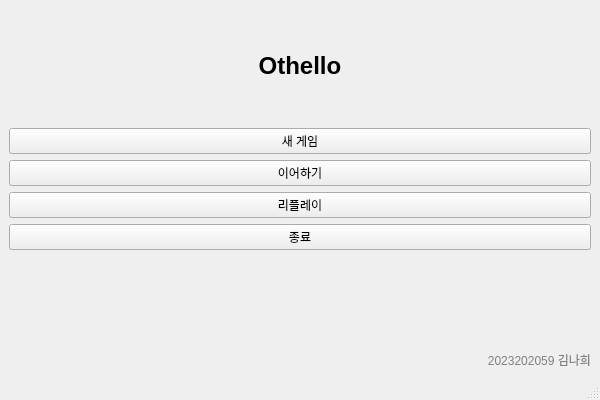
<?xml version="1.0" encoding="UTF-8"?>
<ui version="4.0">
 <class>MainWindow</class>
 <widget class="QMainWindow" name="MainWindow">
  <property name="geometry">
   <rect>
    <x>0</x>
    <y>0</y>
    <width>600</width>
    <height>400</height>
   </rect>
  </property>
  <property name="windowTitle">
   <string>Othello</string>
  </property>
  <widget class="QWidget" name="centralwidget">
   <layout class="QVBoxLayout" name="verticalLayout">
    <item>
     <widget class="QLabel" name="titleLabel">
      <property name="text">
       <string>Othello</string>
      </property>
      <property name="alignment">
       <set>Qt::AlignCenter</set>
      </property>
      <property name="styleSheet">
       <string notr="true">font-size: 24px; font-weight: bold;</string>
      </property>
     </widget>
    </item>
    <item>
     <widget class="QPushButton" name="newGameButton">
      <property name="text">
       <string>새 게임</string>
      </property>
     </widget>
    </item>
    <item>
     <widget class="QPushButton" name="continueButton">
      <property name="text">
       <string>이어하기</string>
      </property>
     </widget>
    </item>
    <item>
     <widget class="QPushButton" name="replayButton">
      <property name="text">
       <string>리플레이</string>
      </property>
     </widget>
    </item>
    <item>
     <widget class="QPushButton" name="exitButton">
      <property name="text">
       <string>종료</string>
      </property>
     </widget>
    </item>
    <item>
     <widget class="QLabel" name="infoLabel">
      <property name="text">
       <string>2023202059 김나희</string>
      </property>
      <property name="alignment">
       <set>Qt::AlignRight|Qt::AlignBottom</set>
      </property>
      <property name="styleSheet">
       <string notr="true">color: gray; font-size: 12px;</string>
      </property>
     </widget>
    </item>
   </layout>
  </widget>
  <widget class="QMenuBar" name="menubar"/>
  <widget class="QStatusBar" name="statusbar"/>
 </widget>
 <resources/>
 <connections/>
</ui>
